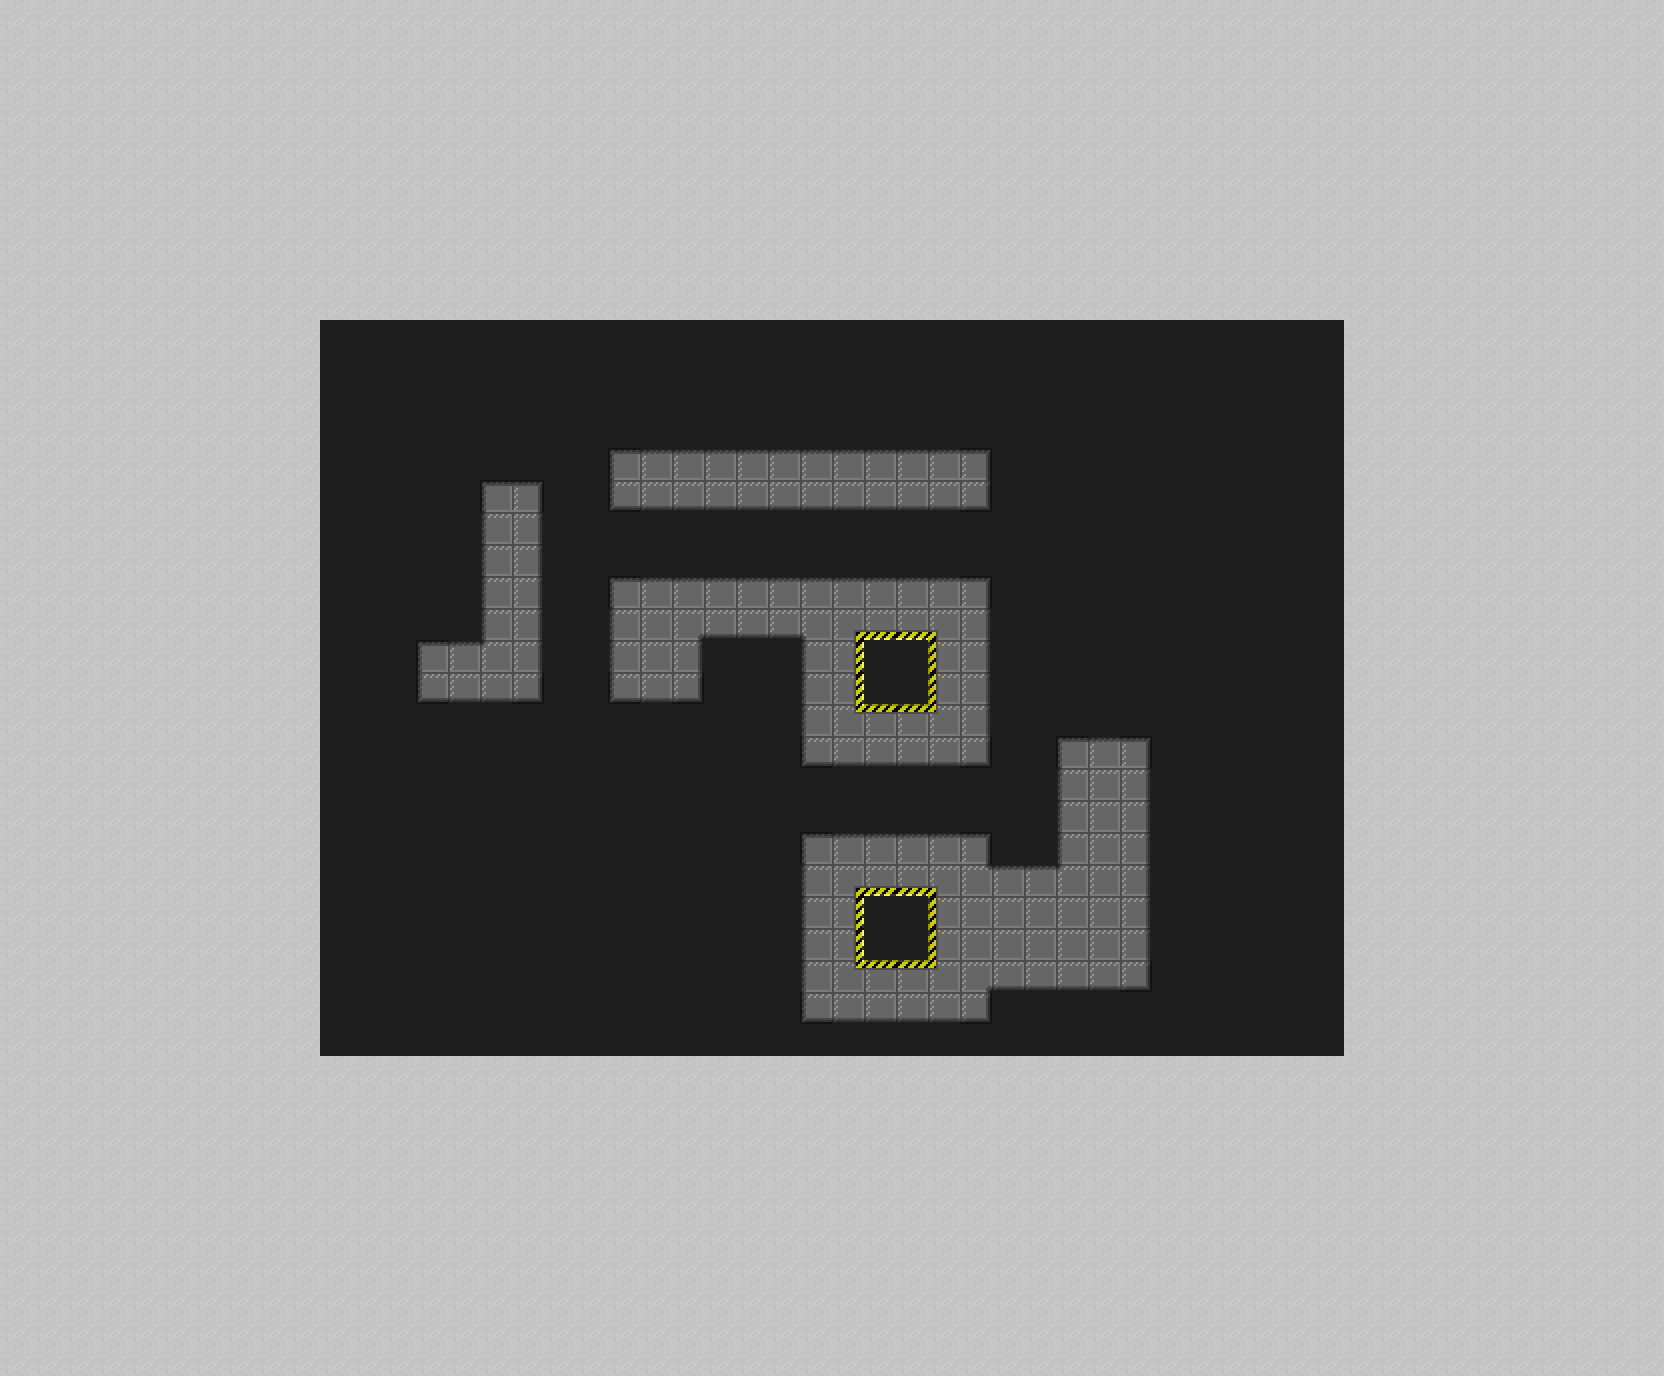

This is a level from a 2D game, rendered from its Tiled map with the project's own tilesets. A one-line summary and the map file follow, with tile-layer data summarised:
An orthogonal 52x43 tile map with 32x32 px tiles, 2 tile layers (Foreground, Collision).

<map version="1.0" orientation="orthogonal" width="52" height="43" tilewidth="32" tileheight="32">
 <tileset firstgid="1" name="tileset" tilewidth="32" tileheight="32">
  <image source="tileset.png" width="512" height="512" />
 </tileset>
 <layer name="Foreground" width="52" height="43">
  <data>[2236 cells, 2236 non-empty, 44 distinct tile ids]</data>
 </layer>
 <layer name="Collision" width="52" height="43">
  <data>[2236 cells, 580 non-empty, 1 distinct tile ids]</data>
 </layer>
</map>
